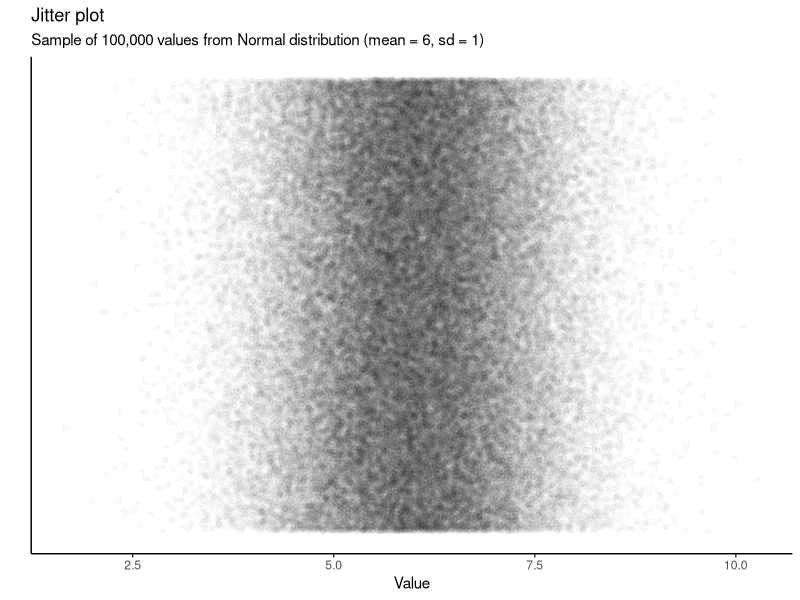
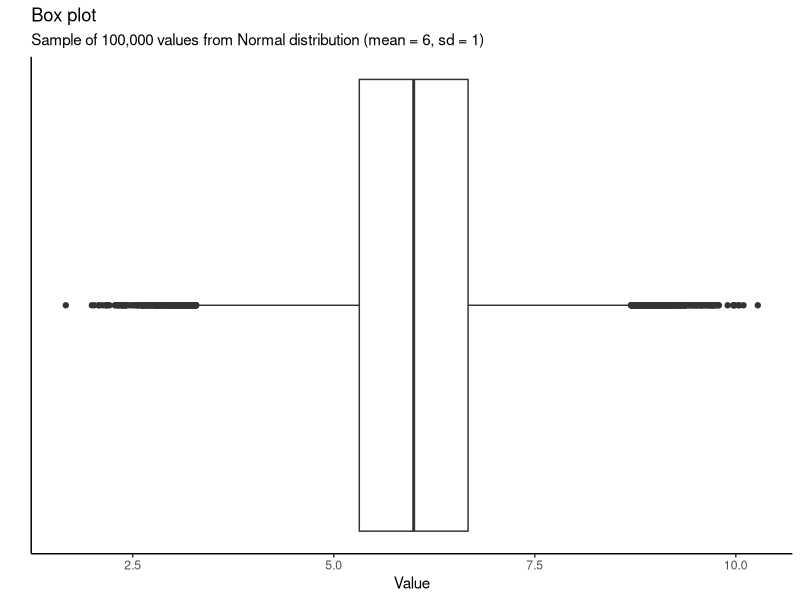
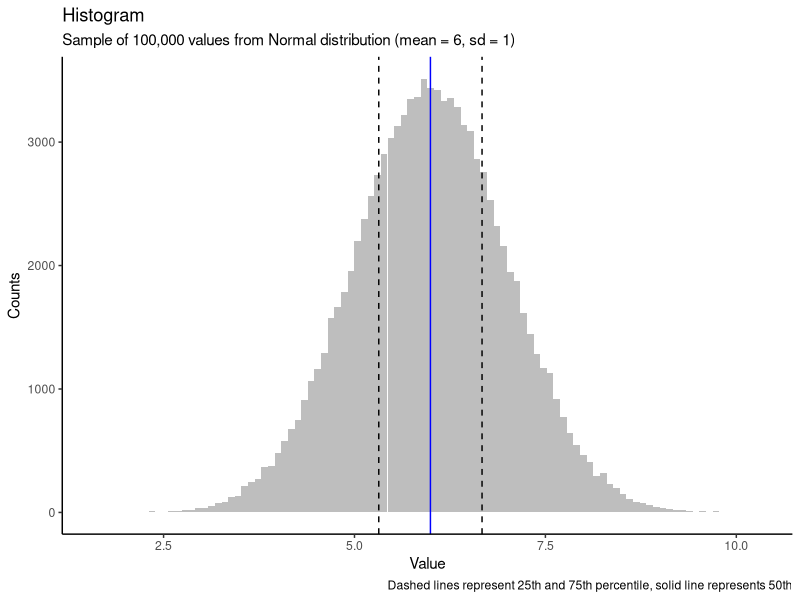
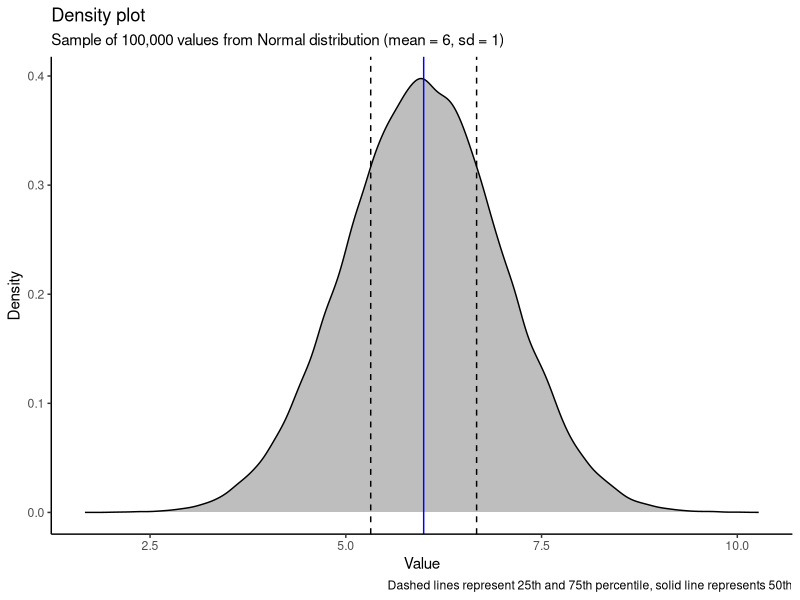
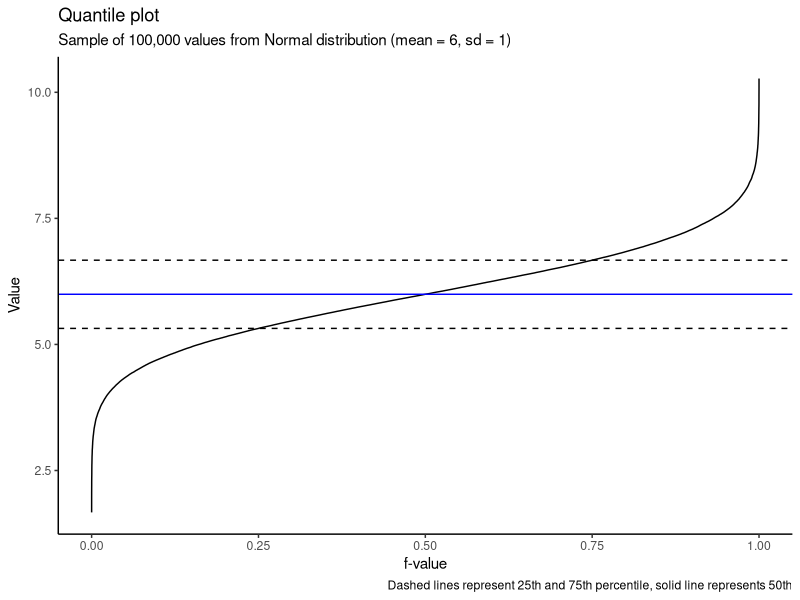
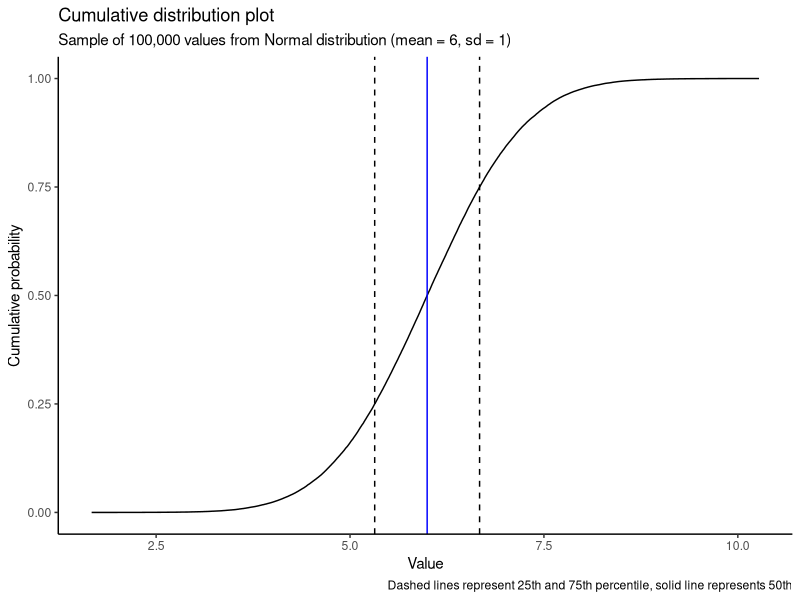

The R source for these figures, in order:
## ---- chunk 1
library(tidyverse)
library(stats)
library(scales)
## ---- chunk 2
vec_norm <- tibble(values = rnorm(n = 1*10^5, mean = 6, sd = 1))
## ---- chunk 3

qv <- quantile(vec_norm$values, probs = c(0.25, 0.50, 0.75))

## ---- chunk 4
vec_norm %>% 
  ggplot(aes(y = 1, x = values)) +
  geom_jitter(width = 0, alpha = 0.02) +
  theme_classic() +
  theme(axis.text.y = element_blank(),
        axis.ticks.y = element_blank()) +
  labs(y = "",
       x = "Value",
      title = "Jitter plot",
       subtitle = "Sample of 100,000 values from Normal distribution (mean = 6, sd = 1)")

## ---- chunk 5
vec_norm %>% 
  ggplot(aes(y = values)) +
  geom_boxplot() +
  theme_classic() +
  theme(axis.text.y = element_blank(),
        axis.ticks.y = element_blank()) +
  labs(y = "Value",
       x = "",
       title = "Box plot",
       subtitle = "Sample of 100,000 values from Normal distribution (mean = 6, sd = 1)") +
  coord_flip()

## ---- chunk 6
vec_norm %>% 
  ggplot(aes(values)) +
  geom_histogram(fill = "grey", bins = 100) +
  theme_classic() +
  labs(x = "Value",
       y = "Counts",
       title = "Histogram",
       subtitle = "Sample of 100,000 values from Normal distribution (mean = 6, sd = 1)",
       caption = "Dashed lines represent 25th and 75th percentile, solid line represents 50th") +
  geom_vline(xintercept = qv[1], linetype = "dashed") +
  geom_vline(xintercept = qv[2], linetype = "solid", color = "blue") +
  geom_vline(xintercept = qv[3], linetype = "dashed") 
## ---- chunk 7
vec_norm %>% 
  ggplot(aes(values)) +
  geom_density(fill = "grey") +
  theme_classic() +
  labs(x = "Value",
       y = "Density",
       title = "Density plot",
       subtitle = "Sample of 100,000 values from Normal distribution (mean = 6, sd = 1)",
       caption = "Dashed lines represent 25th and 75th percentile, solid line represents 50th") +
  geom_vline(xintercept = qv[1], linetype = "dashed") +
  geom_vline(xintercept = qv[2], linetype = "solid", color = "blue") +
  geom_vline(xintercept = qv[3], linetype = "dashed") 
## ---- chunk 8
vec_norm %>% 
  ggplot(aes(x = cume_dist(values), y = values))  +
  geom_line() +
  theme_classic() +
  labs(x = "f-value",
       y = "Value",
       title = "Quantile plot",
       subtitle = "Sample of 100,000 values from Normal distribution (mean = 6, sd = 1)",
       caption = "Dashed lines represent 25th and 75th percentile, solid line represents 50th") +
  geom_hline(yintercept = qv[1], linetype = "dashed") +
  geom_hline(yintercept = qv[2], linetype = "solid", color = "blue") +
  geom_hline(yintercept = qv[3], linetype = "dashed") 
## ---- chunk 9
vec_norm %>% 
  ggplot(aes(x = cume_dist(values), y = values))  +
  geom_line() +
  coord_flip() +
  theme_classic() +
  labs(y = "Value",
       x = "Cumulative probability",
       title = "Cumulative distribution plot",
       subtitle = "Sample of 100,000 values from Normal distribution (mean = 6, sd = 1)",
       caption = "Dashed lines represent 25th and 75th percentile, solid line represents 50th") +
  geom_hline(yintercept = qv[1], linetype = "dashed") +
  geom_hline(yintercept = qv[2], linetype = "solid", color = "blue") +
  geom_hline(yintercept = qv[3], linetype = "dashed") 
  
